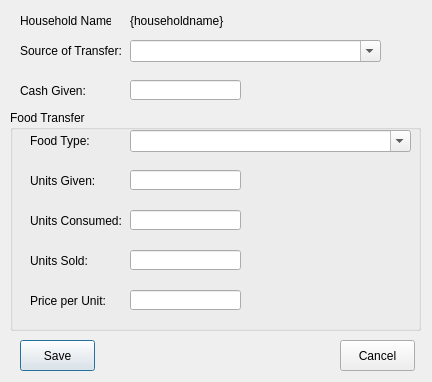
<?xml version="1.0" encoding="UTF-8"?>
<ui version="4.0">
 <class>AddHouseholdIncomeTransfers</class>
 <widget class="QDialog" name="AddHouseholdIncomeTransfers">
  <property name="geometry">
   <rect>
    <x>0</x>
    <y>0</y>
    <width>432</width>
    <height>382</height>
   </rect>
  </property>
  <property name="windowTitle">
   <string>Add Transfer</string>
  </property>
  <widget class="QLabel" name="label_2">
   <property name="geometry">
    <rect>
     <x>20</x>
     <y>40</y>
     <width>101</width>
     <height>21</height>
    </rect>
   </property>
   <property name="text">
    <string>Source of Transfer:</string>
   </property>
  </widget>
  <widget class="QComboBox" name="cmbSourceOfTransfer">
   <property name="geometry">
    <rect>
     <x>130</x>
     <y>40</y>
     <width>251</width>
     <height>22</height>
    </rect>
   </property>
   <property name="editable">
    <bool>true</bool>
   </property>
  </widget>
  <widget class="QLineEdit" name="txtCash">
   <property name="geometry">
    <rect>
     <x>130</x>
     <y>80</y>
     <width>111</width>
     <height>20</height>
    </rect>
   </property>
  </widget>
  <widget class="QPushButton" name="cmdCancel">
   <property name="geometry">
    <rect>
     <x>340</x>
     <y>340</y>
     <width>75</width>
     <height>31</height>
    </rect>
   </property>
   <property name="text">
    <string>Cancel</string>
   </property>
  </widget>
  <widget class="QLabel" name="label">
   <property name="geometry">
    <rect>
     <x>20</x>
     <y>10</y>
     <width>91</width>
     <height>21</height>
    </rect>
   </property>
   <property name="text">
    <string>Household Name:</string>
   </property>
  </widget>
  <widget class="QLabel" name="label_4">
   <property name="geometry">
    <rect>
     <x>20</x>
     <y>80</y>
     <width>91</width>
     <height>21</height>
    </rect>
   </property>
   <property name="text">
    <string>Cash Given:</string>
   </property>
  </widget>
  <widget class="QLabel" name="lblHouseholdName">
   <property name="geometry">
    <rect>
     <x>130</x>
     <y>10</y>
     <width>271</width>
     <height>21</height>
    </rect>
   </property>
   <property name="text">
    <string>{householdname}</string>
   </property>
  </widget>
  <widget class="QPushButton" name="cmdSave">
   <property name="geometry">
    <rect>
     <x>20</x>
     <y>340</y>
     <width>75</width>
     <height>31</height>
    </rect>
   </property>
   <property name="text">
    <string>Save</string>
   </property>
   <property name="default">
    <bool>true</bool>
   </property>
  </widget>
  <widget class="QGroupBox" name="groupBox">
   <property name="geometry">
    <rect>
     <x>10</x>
     <y>110</y>
     <width>411</width>
     <height>221</height>
    </rect>
   </property>
   <property name="title">
    <string>Food Transfer</string>
   </property>
   <widget class="QLabel" name="label_6">
    <property name="geometry">
     <rect>
      <x>20</x>
      <y>140</y>
      <width>81</width>
      <height>21</height>
     </rect>
    </property>
    <property name="text">
     <string>Units Sold:</string>
    </property>
   </widget>
   <widget class="QLineEdit" name="txtUnitsConsumed">
    <property name="geometry">
     <rect>
      <x>120</x>
      <y>100</y>
      <width>111</width>
      <height>20</height>
     </rect>
    </property>
   </widget>
   <widget class="QLineEdit" name="txtUnitsGiven">
    <property name="geometry">
     <rect>
      <x>120</x>
      <y>60</y>
      <width>111</width>
      <height>20</height>
     </rect>
    </property>
   </widget>
   <widget class="QLabel" name="label_5">
    <property name="geometry">
     <rect>
      <x>20</x>
      <y>100</y>
      <width>91</width>
      <height>21</height>
     </rect>
    </property>
    <property name="text">
     <string>Units Consumed:</string>
    </property>
   </widget>
   <widget class="QLineEdit" name="txtUnitsSold">
    <property name="geometry">
     <rect>
      <x>120</x>
      <y>140</y>
      <width>111</width>
      <height>20</height>
     </rect>
    </property>
   </widget>
   <widget class="QLabel" name="label_7">
    <property name="geometry">
     <rect>
      <x>20</x>
      <y>60</y>
      <width>71</width>
      <height>21</height>
     </rect>
    </property>
    <property name="text">
     <string>Units Given:</string>
    </property>
   </widget>
   <widget class="QLabel" name="label_3">
    <property name="geometry">
     <rect>
      <x>20</x>
      <y>20</y>
      <width>81</width>
      <height>21</height>
     </rect>
    </property>
    <property name="text">
     <string>Food Type:</string>
    </property>
   </widget>
   <widget class="QComboBox" name="cmbFoodType">
    <property name="geometry">
     <rect>
      <x>120</x>
      <y>20</y>
      <width>281</width>
      <height>22</height>
     </rect>
    </property>
    <property name="editable">
     <bool>true</bool>
    </property>
   </widget>
   <widget class="QLineEdit" name="txtUnitPrice">
    <property name="geometry">
     <rect>
      <x>120</x>
      <y>180</y>
      <width>111</width>
      <height>20</height>
     </rect>
    </property>
   </widget>
   <widget class="QLabel" name="label_8">
    <property name="geometry">
     <rect>
      <x>20</x>
      <y>180</y>
      <width>81</width>
      <height>21</height>
     </rect>
    </property>
    <property name="text">
     <string>Price per Unit:</string>
    </property>
   </widget>
  </widget>
 </widget>
 <tabstops>
  <tabstop>cmbSourceOfTransfer</tabstop>
  <tabstop>txtCash</tabstop>
  <tabstop>cmdSave</tabstop>
  <tabstop>cmdCancel</tabstop>
 </tabstops>
 <resources/>
 <connections/>
</ui>
